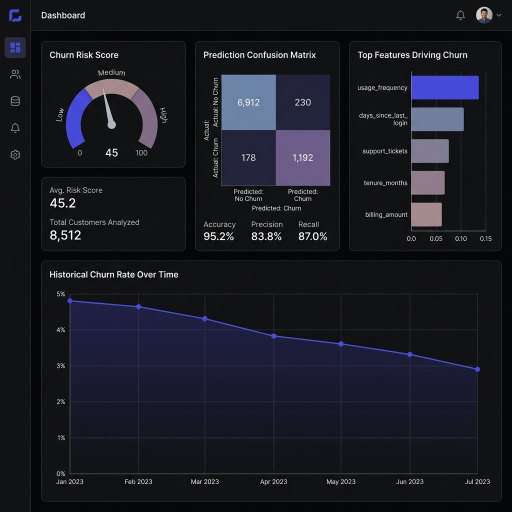
#> input picture images/dashboard-churn.png, 1024 x 1024 px (shown at 1/2 size); its folder holds 8 pictures in this run
$ python optimize_images.py
#> lines starting #> are read from the running program, lines starting #| are printed output that depends on the picture
#!/usr/bin/env python3
"""
Image Optimization Script for Portfolio Website
Converts PNGs to WebP format while maintaining quality
Generates responsive image variants for different screen sizes
"""

import os
from PIL import Image
import sys

# Configuration
INPUT_DIR = "images"
OUTPUT_DIR = "images/optimized"
ORIGINAL_BACKUP_DIR = "images/originals"

# Responsive breakpoints (width in pixels)
SIZES = {
    "mobile-sm": 375,
    "mobile": 640,
    "tablet": 768,
    "desktop-sm": 1024,
    "desktop": 1280,
}

# Quality settings
WEBP_QUALITY = 85  # 85 quality gives ~70-80% size reduction with minimal visual loss
PNG_QUALITY = 90   # For optimized PNG fallbacks

def ensure_dir(directory):
    """Create directory if it doesn't exist"""
    if not os.path.exists(directory):
        os.makedirs(directory)
        print(f"Created directory: {directory}")

def optimize_image(input_path, output_base_name):
    """
    Optimize a single image:
    1. Create responsive variants
    2. Convert to WebP
    3. Create optimized PNG fallback
    """
#> called with input_path = 'images/dashboard-churn.png', output_base_name = 'dashboard-churn'
    try:
        print(f"\nProcessing: {input_path}")
        img = Image.open(input_path)
#> img is the input picture: PIL image 1024x1024 RGB; mean R, G, B 26.2, 26.9, 35.9

        # Get original dimensions
        original_width, original_height = img.size
#> original_width = 1024; original_height = 1024
        aspect_ratio = original_height / original_width
#> aspect_ratio = 1

        print(f"  Original size: {original_width}x{original_height} ({os.path.getsize(input_path) // 1024} KB)")
#|   Original size: 1024x1024 (461 KB)

        # Generate responsive variants
        for size_name, target_width in SIZES.items():
            # Skip if target is larger than original
            if target_width >= original_width:
                continue

            # Calculate new height maintaining aspect ratio
            target_height = int(target_width * aspect_ratio)

            # Resize image
            resized = img.resize((target_width, target_height), Image.Resampling.LANCZOS)

            # Save as WebP
            webp_filename = f"{output_base_name}-{size_name}.webp"
            webp_path = os.path.join(OUTPUT_DIR, webp_filename)
            resized.save(webp_path, "WEBP", quality=WEBP_QUALITY, method=6)
            webp_size = os.path.getsize(webp_path) // 1024
            print(f"  ✓ {size_name}: {target_width}x{target_height} WebP ({webp_size} KB)")
#> this loop made 5 passes
#> pass 1, in optimize_image, `resized = img.resize((target_width, target_height), Image.Resampling.L..`:
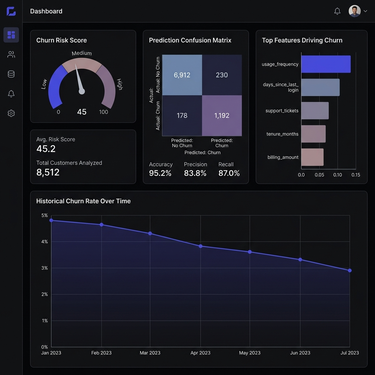
#> resized: PIL image 375x375 RGB; mean R, G, B 26.2, 26.9, 35.9

        # Save full-size WebP
        webp_full_filename = f"{output_base_name}.webp"
        webp_full_path = os.path.join(OUTPUT_DIR, webp_full_filename)
        img.save(webp_full_path, "WEBP", quality=WEBP_QUALITY, method=6)
        webp_full_size = os.path.getsize(webp_full_path) // 1024
#> webp_full_size = 40
        print(f"  ✓ Full size WebP: {original_width}x{original_height} ({webp_full_size} KB)")
#|   ✓ Full size WebP: 1024x1024 (40 KB)

        # Save optimized PNG fallback
        png_filename = f"{output_base_name}-optimized.png"
        png_path = os.path.join(OUTPUT_DIR, png_filename)
        img.save(png_path, "PNG", optimize=True)
        png_size = os.path.getsize(png_path) // 1024
#> png_size = 783
        print(f"  ✓ Optimized PNG fallback: {png_size} KB")
#|   ✓ Optimized PNG fallback: 783 KB

        print(f"  Savings: {((os.path.getsize(input_path) - os.path.getsize(webp_full_path)) / os.path.getsize(input_path) * 100):.1f}% (WebP vs original)")
#|   Savings: 91.2% (WebP vs original)

    except Exception as e:
        print(f"  ✗ Error processing {input_path}: {e}")

def main():
    """Main optimization workflow"""
    print("=" * 60)
    print("Portfolio Website Image Optimization")
    print("=" * 60)

    # Create necessary directories
    ensure_dir(OUTPUT_DIR)
    ensure_dir(ORIGINAL_BACKUP_DIR)

    # List of images to optimize
    images_to_optimize = [
        "dashboard-churn.png",
        "dashboard-forecast.png",
        "dashboard-restaurant.png",
        "dashboard-abtesting.png",
        "analytics_dashboard_thumbnail.png",
        "dashboard_thumbnail_contrast.png",
    ]

    total_original = 0
    total_optimized = 0

    for image_name in images_to_optimize:
        input_path = os.path.join(INPUT_DIR, image_name)

        if not os.path.exists(input_path):
            print(f"\nWarning: {input_path} not found, skipping...")
            continue

        # Backup original
        backup_path = os.path.join(ORIGINAL_BACKUP_DIR, image_name)
        if not os.path.exists(backup_path):
            img = Image.open(input_path)
            img.save(backup_path)
            print(f"✓ Backed up original to: {backup_path}")

        # Get base name without extension
        base_name = os.path.splitext(image_name)[0]

        # Track sizes
        original_size = os.path.getsize(input_path)
        total_original += original_size

        # Optimize
        optimize_image(input_path, base_name)

        # Calculate optimized size
        webp_path = os.path.join(OUTPUT_DIR, f"{base_name}.webp")
        if os.path.exists(webp_path):
            total_optimized += os.path.getsize(webp_path)
#> total_optimized = 41566
#> pass 2 of the loop in main, `for image_name in images_to_optimize:`:
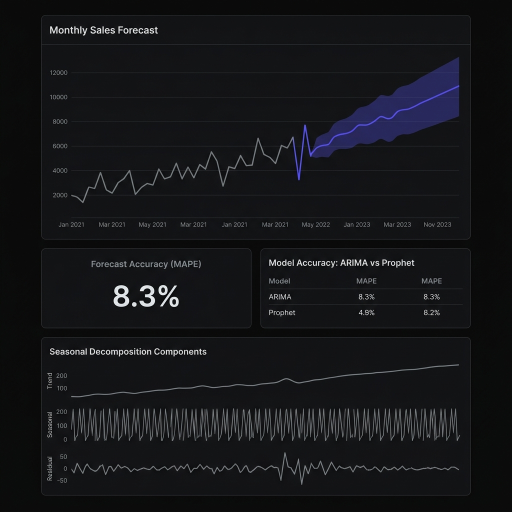
#> input picture images/dashboard-forecast.png, 1024 x 1024 px (shown at 1/2 size)
#> in optimize_image, img is the input picture: PIL image 1024x1024 RGB; mean R, G, B 21.1, 21.9, 24.8
#|   Original size: 1024x1024 (444 KB)
#> the loop in optimize_image (call 2), `for size_name, target_width in SIZES.items():` made 5 passes
#> webp_size on passes 1 to 3: 10, 23, 30
#> (printed output is left out)
#> pass 1, in optimize_image (call 2), `resized = img.resize((target_width, target_height), Image.Resampling.L..`:
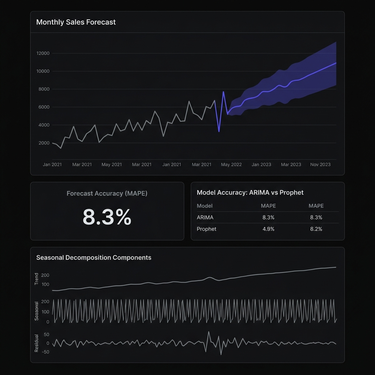
#> resized: PIL image 375x375 RGB; mean R, G, B 21.1, 21.9, 24.8
#> webp_full_size = 42
#|   ✓ Full size WebP: 1024x1024 (42 KB)
#> png_size = 767
#|   ✓ Optimized PNG fallback: 767 KB
#|   Savings: 90.4% (WebP vs original)
#> total_optimized = 85384
#> pass 3 of the loop in main, `for image_name in images_to_optimize:`:
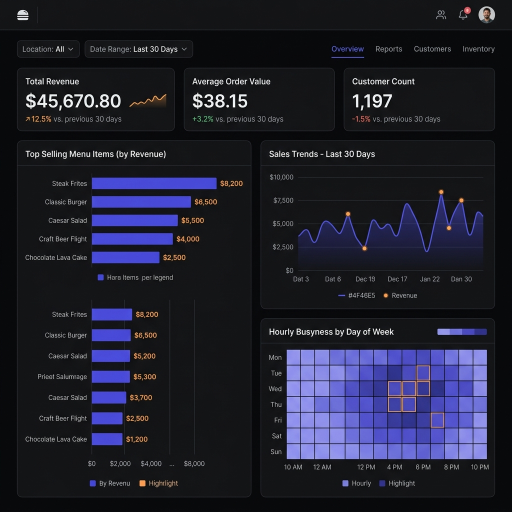
#> input picture images/dashboard-restaurant.png, 1024 x 1024 px (shown at 1/2 size)
#> in optimize_image, img is the input picture: PIL image 1024x1024 RGB; mean R, G, B 31, 31.5, 46.6
#|   Original size: 1024x1024 (518 KB)
#> the loop in optimize_image (call 3), `for size_name, target_width in SIZES.items():` made 5 passes
#> webp_size on passes 1 to 3: 14, 32, 41
#> (printed output is left out)
#> pass 1, in optimize_image (call 3), `resized = img.resize((target_width, target_height), Image.Resampling.L..`:
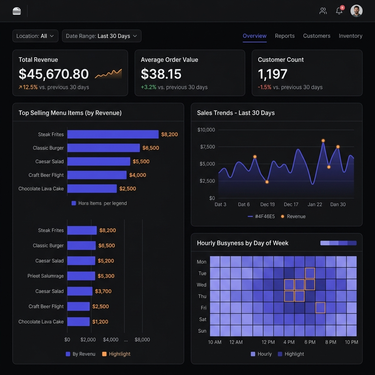
#> resized: PIL image 375x375 RGB; mean R, G, B 30.9, 31.5, 46.6
#> pass 3, in optimize_image (call 3), `resized = img.resize((target_width, target_height), Image.Resampling.L..`:
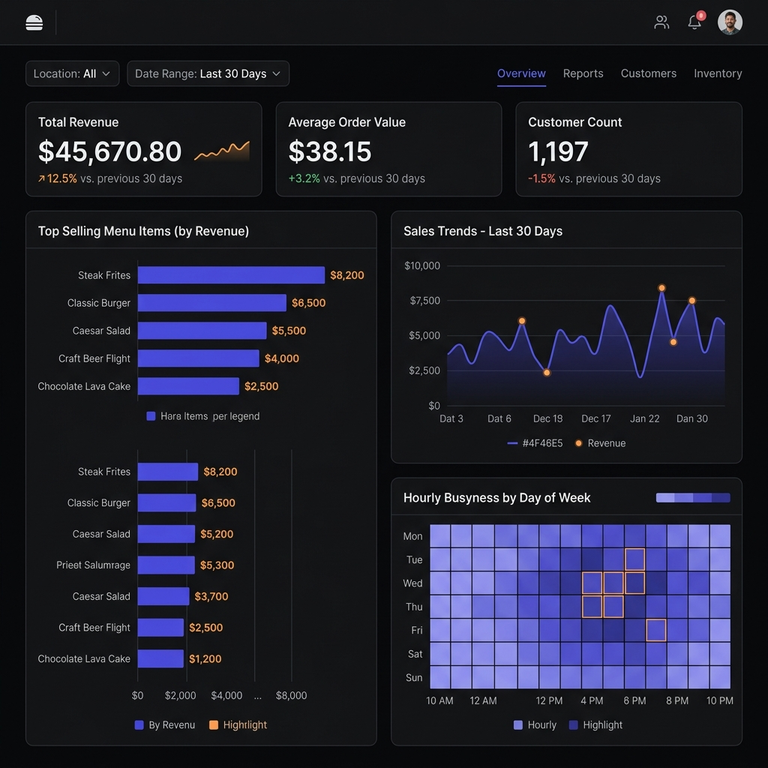
#> resized: PIL image 768x768 RGB; mean R, G, B 31, 31.6, 46.6
#> webp_full_size = 58
#|   ✓ Full size WebP: 1024x1024 (58 KB)
#> png_size = 843
#|   ✓ Optimized PNG fallback: 843 KB
#|   Savings: 88.6% (WebP vs original)
#> total_optimized = 145760
#> the loop made 6 passes; the first 3 are shown

    # Summary
    print("\n" + "=" * 60)
    print("OPTIMIZATION SUMMARY")
    print("=" * 60)
    print(f"Total original size: {total_original // 1024} KB ({total_original / 1024 / 1024:.2f} MB)")
    print(f"Total optimized size: {total_optimized // 1024} KB ({total_optimized / 1024 / 1024:.2f} MB)")
    if total_original > 0:
        savings = ((total_original - total_optimized) / total_original * 100)
        print(f"Total savings: {savings:.1f}%")
        print(f"Reduction: {(total_original - total_optimized) // 1024} KB")
    print("\n✓ All images optimized successfully!")
    print(f"✓ Optimized files saved to: {OUTPUT_DIR}/")
#| ✓ Optimized files saved to: images/optimized/
    print(f"✓ Original backups saved to: {ORIGINAL_BACKUP_DIR}/")
    print("\nNext steps:")
    print("1. Review the optimized images to ensure quality")
    print("2. Run the HTML update script to use the new images")
    print("3. Test the website locally before deploying")

if __name__ == "__main__":
    main()
